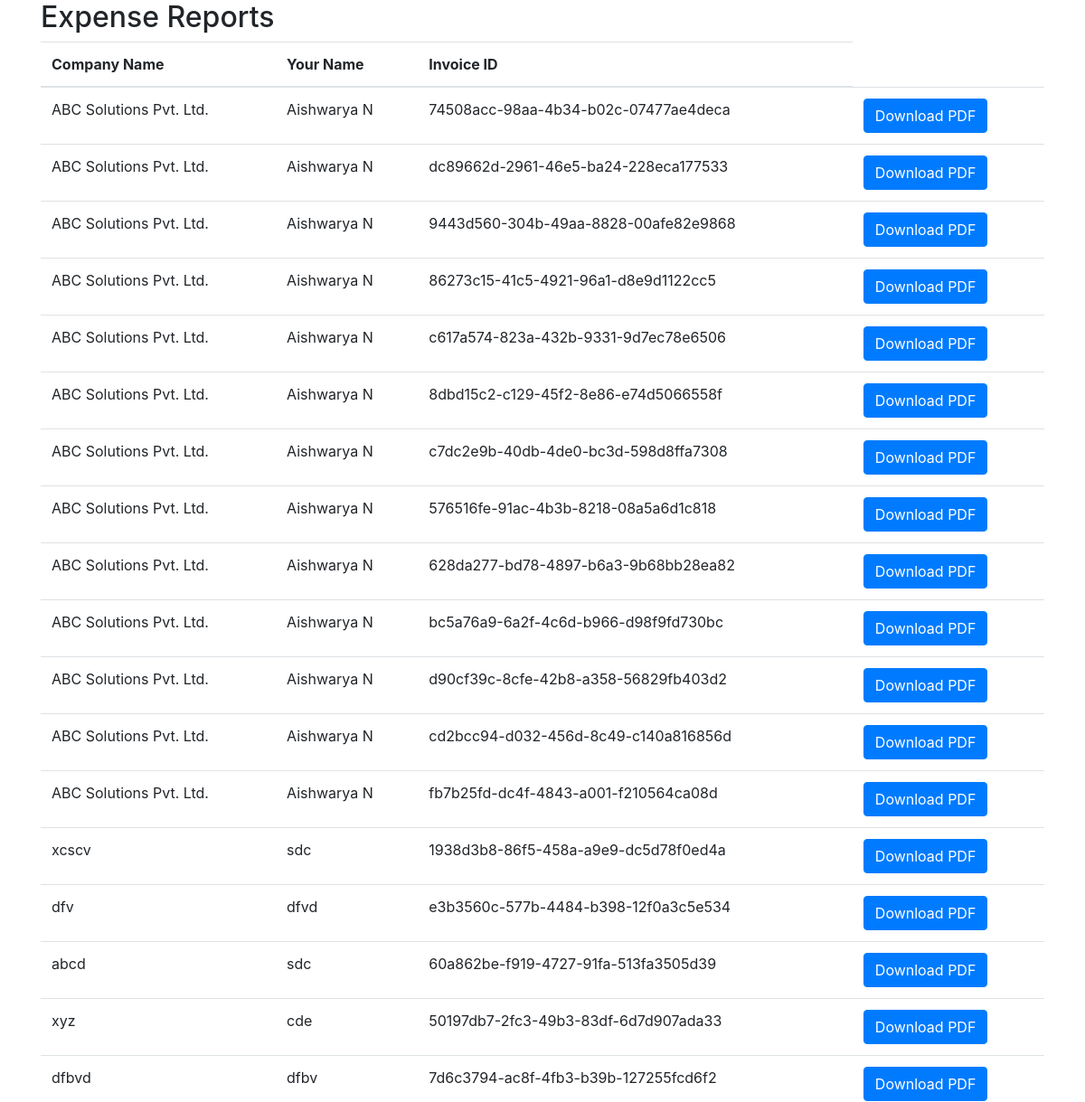
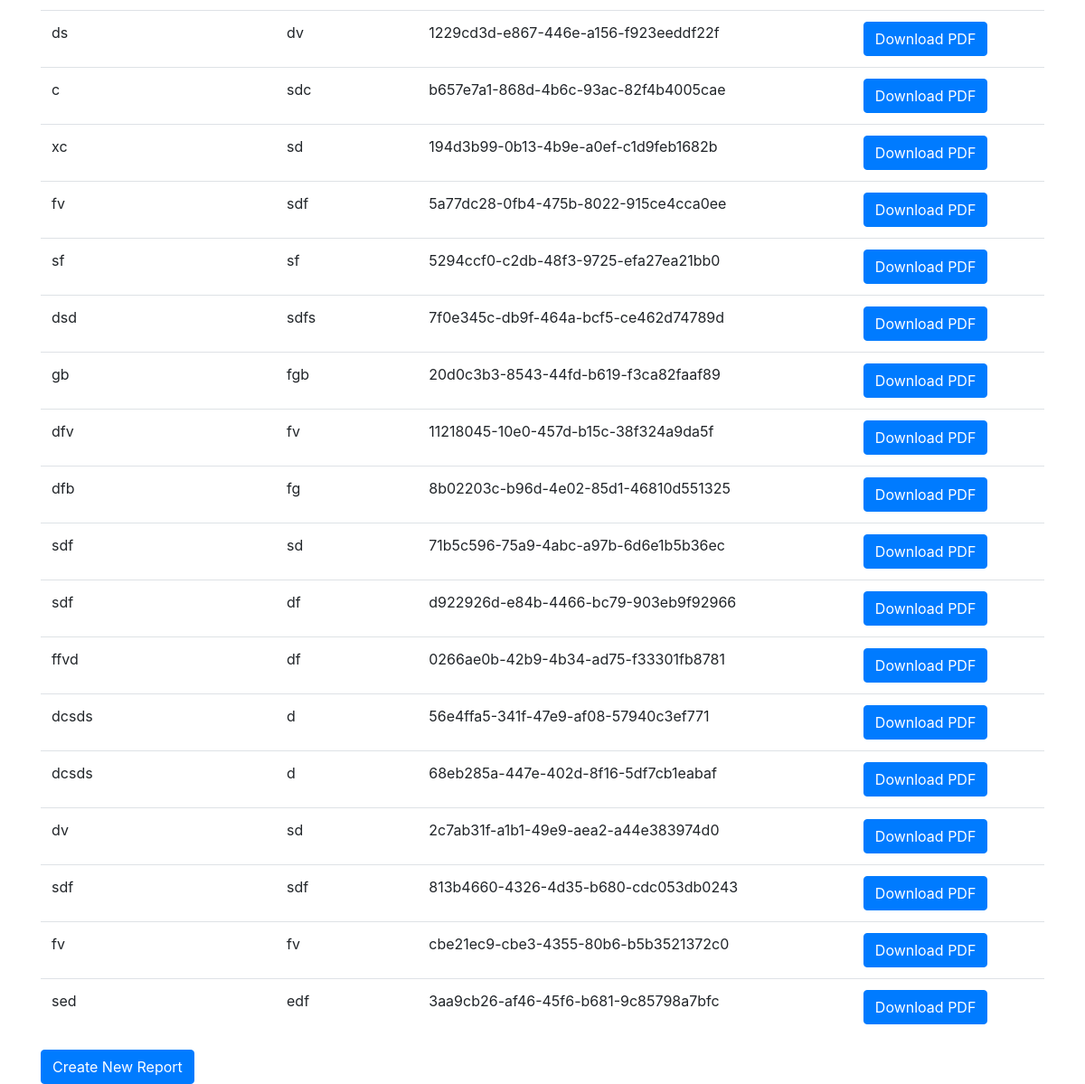
Screenshot of /Expenseslist/ with the database file from the repository (2 pictures, top to bottom).
### accounts/models.py (models this page shows, shortened)
class ExpenseReport(models.Model):
    user = models.ForeignKey(CustomUser, on_delete=models.CASCADE, related_name='expense_reports', null=True)
    company_name = models.CharField(max_length=100)
    your_name = models.CharField(max_length=100)
    company_address = models.CharField(max_length=100)
    city = models.CharField(max_length=100)
    state = models.CharField(max_length=100)
    country = models.CharField(max_length=100)
    report_from = models.CharField(max_length=100)
    report_to = models.CharField(max_length=100)
    date_from = models.DateTimeField()
    date_to = models.DateTimeField()
    invoice_id = models.CharField(max_length=50, blank=True, null=True, unique=True)

### accounts/views.py (the view)
# urls.py: path('Expenseslist/', views.expense_report_list_view, name='expense_report_list_view'),
def expense_report_list_view(request):
    reports = ExpenseReport.objects.all()
    return render(request, 'expense_report_list.html', {'reports': reports})

### templates/expense_report_list.html (shortened to what this page needs)
<!DOCTYPE html>
<html lang="en">
<head>
    <link rel="stylesheet" href="https://stackpath.bootstrapcdn.com/bootstrap/4.5.2/css/bootstrap.min.css">
</head>
<body>
<div class="container">
    <h2>Expense Reports</h2>
    <table class="table">
        <thead>
            <tr>
                <th>Company Name</th>
                <th>Your Name</th>
                <th>Invoice ID</th>
            </tr>
        </thead>
        <tbody>
            {% for report in reports %}
            <tr>
                <td>{{ report.company_name }}</td>
                <td>{{ report.your_name }}</td>
                <td>{{ report.invoice_id }}</td>
                <td>
                    <a href="{% url 'generate_expense_report_pdf' report.id %}" class="btn btn-primary">Download PDF</a>
                </td>
            </tr>
            {% endfor %}
        </tbody>
    </table>
    <a href="{% url 'expense_report_view' %}" class="btn btn-primary">Create New Report</a>
</div>
</body>
</html>

### rows the page displays
ExpenseReport: company_name "ABC Solutions Pvt. Ltd.", your_name "Aishwarya N", invoice_id "74508acc-98aa-4b34-b02c-07477ae4deca"
ExpenseReport: company_name "ABC Solutions Pvt. Ltd.", your_name "Aishwarya N", invoice_id "dc89662d-2961-46e5-ba24-228eca177533"
ExpenseReport: company_name "ABC Solutions Pvt. Ltd.", your_name "Aishwarya N", invoice_id "9443d560-304b-49aa-8828-00afe82e9868"
ExpenseReport: company_name "ABC Solutions Pvt. Ltd.", your_name "Aishwarya N", invoice_id "86273c15-41c5-4921-96a1-d8e9d1122cc5"
ExpenseReport: company_name "ABC Solutions Pvt. Ltd.", your_name "Aishwarya N", invoice_id "c617a574-823a-432b-9331-9d7ec78e6506"
ExpenseReport: company_name "ABC Solutions Pvt. Ltd.", your_name "Aishwarya N", invoice_id "8dbd15c2-c129-45f2-8e86-e74d5066558f"
ExpenseReport: company_name "ABC Solutions Pvt. Ltd.", your_name "Aishwarya N", invoice_id "c7dc2e9b-40db-4de0-bc3d-598d8ffa7308"
ExpenseReport: company_name "ABC Solutions Pvt. Ltd.", your_name "Aishwarya N", invoice_id "576516fe-91ac-4b3b-8218-08a5a6d1c818"
ExpenseReport: company_name "ABC Solutions Pvt. Ltd.", your_name "Aishwarya N", invoice_id "628da277-bd78-4897-b6a3-9b68bb28ea82"
ExpenseReport: company_name "ABC Solutions Pvt. Ltd.", your_name "Aishwarya N", invoice_id "bc5a76a9-6a2f-4c6d-b966-d98f9fd730bc"
ExpenseReport: company_name "ABC Solutions Pvt. Ltd.", your_name "Aishwarya N", invoice_id "d90cf39c-8cfe-42b8-a358-56829fb403d2"
ExpenseReport: company_name "ABC Solutions Pvt. Ltd.", your_name "Aishwarya N", invoice_id "cd2bcc94-d032-456d-8c49-c140a816856d"
ExpenseReport: company_name "ABC Solutions Pvt. Ltd.", your_name "Aishwarya N", invoice_id "fb7b25fd-dc4f-4843-a001-f210564ca08d"
ExpenseReport: company_name "xcscv", your_name "sdc", invoice_id "1938d3b8-86f5-458a-a9e9-dc5d78f0ed4a"
ExpenseReport: company_name "dfv", your_name "dfvd", invoice_id "e3b3560c-577b-4484-b398-12f0a3c5e534"
ExpenseReport: company_name "abcd", your_name "sdc", invoice_id "60a862be-f919-4727-91fa-513fa3505d39"
ExpenseReport: company_name "xyz", your_name "cde", invoice_id "50197db7-2fc3-49b3-83df-6d7d907ada33"
ExpenseReport: company_name "dfbvd", your_name "dfbv", invoice_id "7d6c3794-ac8f-4fb3-b39b-127255fcd6f2"
ExpenseReport: company_name "ds", your_name "dv", invoice_id "1229cd3d-e867-446e-a156-f923eeddf22f"
ExpenseReport: company_name "c", your_name "sdc", invoice_id "b657e7a1-868d-4b6c-93ac-82f4b4005cae"
ExpenseReport: company_name "xc", your_name "sd", invoice_id "194d3b99-0b13-4b9e-a0ef-c1d9feb1682b"
ExpenseReport: company_name "fv", your_name "sdf", invoice_id "5a77dc28-0fb4-475b-8022-915ce4cca0ee"
ExpenseReport: company_name "sf", your_name "sf", invoice_id "5294ccf0-c2db-48f3-9725-efa27ea21bb0"
ExpenseReport: company_name "dsd", your_name "sdfs", invoice_id "7f0e345c-db9f-464a-bcf5-ce462d74789d"
ExpenseReport: company_name "gb", your_name "fgb", invoice_id "20d0c3b3-8543-44fd-b619-f3ca82faaf89"
ExpenseReport: company_name "dfv", your_name "fv", invoice_id "11218045-10e0-457d-b15c-38f324a9da5f"
ExpenseReport: company_name "dfb", your_name "fg", invoice_id "8b02203c-b96d-4e02-85d1-46810d551325"
ExpenseReport: company_name "sdf", your_name "sd", invoice_id "71b5c596-75a9-4abc-a97b-6d6e1b5b36ec"
ExpenseReport: company_name "sdf", your_name "df", invoice_id "d922926d-e84b-4466-bc79-903eb9f92966"
ExpenseReport: company_name "ffvd", your_name "df", invoice_id "0266ae0b-42b9-4b34-ad75-f33301fb8781"
ExpenseReport: company_name "dcsds", your_name "d", invoice_id "56e4ffa5-341f-47e9-af08-57940c3ef771"
ExpenseReport: company_name "dcsds", your_name "d", invoice_id "68eb285a-447e-402d-8f16-5df7cb1eabaf"
ExpenseReport: company_name "dv", your_name "sd", invoice_id "2c7ab31f-a1b1-49e9-aea2-a44e383974d0"
ExpenseReport: company_name "sdf", your_name "sdf", invoice_id "813b4660-4326-4d35-b680-cdc053db0243"
ExpenseReport: company_name "fv", your_name "fv", invoice_id "cbe21ec9-cbe3-4355-80b6-b5b3521372c0"
ExpenseReport: company_name "sed", your_name "edf", invoice_id "3aa9cb26-af46-45f6-b681-9c85798a7bfc"
